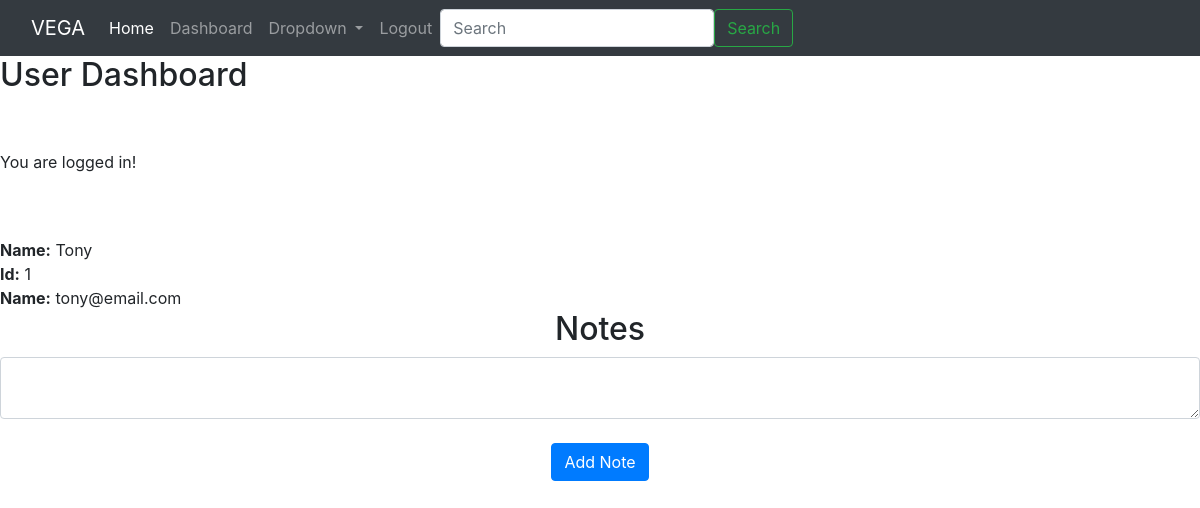
The page /dashboard (signed in) on the database as committed earlier.
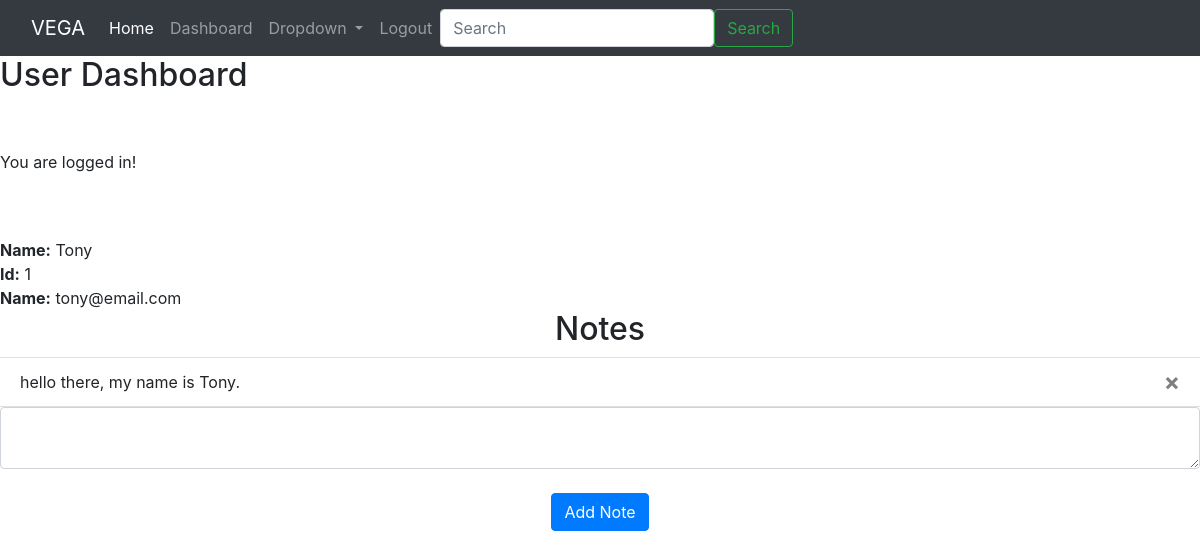
The same page on the database as committed later.
### main.py (models this page shows)
class Note(db.Model):
    id = db.Column(db.Integer, primary_key=True)
    data = db.Column(db.String(10000))
    date = db.Column(db.DateTime(timezone=True), default=func.now())
    user_id = db.Column(db.Integer, db.ForeignKey('user.id'))

### main.py (the view, shortened to what this page needs)
@app.route('/dashboard', methods=['GET','POST'])
def dashboard():
    return render_template("dashboard.html", user=current_user)

### main.py (called while the page is built)
@login_manager.user_loader
def load_user(id):
    return User.query.get(int(id))

### templates/dashboard.html (shortened to what this page needs)
{% extends 'base.html' %}
{% block content%}
<body>
    <h2>User Dashboard </h2>
    <br/> <br/>
    <p>You are logged in!</p>
    <br/><br/>
    <strong>Name:</strong> {{ current_user.first_name }} <br/>
    <strong>Id:</strong> {{ current_user.id }} <br/>
    <strong>Name:</strong> {{ current_user.email }} <br/>
<h2 align="center">Notes</h2>
<ul class="list-group list-group-flush" id="notes">
  {% for note in user.notes %}
  <li class="list-group-item">
    {{ note.data }}
    <button type="button" class="close" onClick="deleteNote({{ note.id }})">
      <span aria-hidden="true">&times;</span>
    </button>
  </li>
  {% endfor %}
</ul>
<form method="POST">
  <textarea name="note" id="note" class="form-control"></textarea>
  <br />
  <div align="center">
    <button type="submit" class="btn btn-primary">Add Note</button>
  </div>
</form>
<br />
</body>
{% endblock %}

Rows that differ between the two databases and show on the page:
added Note: data "hello there, my name is Tony."
